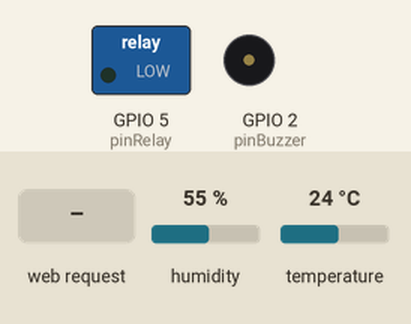
Simulated run of this sketch. Board: ESP32. Shown: switched loads named in the sketch (green lamp = pin HIGH), buzzer (waves = sounding, pin HIGH). Inputs (shaded band) come from the test bench; at power-on: humidity 55 %, temperature 24 °C. WiFi joins after 1.5 s; servers stay silent unless stated; what the sketch prints to the serial monitor is not drawn.

Above: at 2.7 s.
2.8 s: HTTP request GET /1/on received
At 3.7 s:
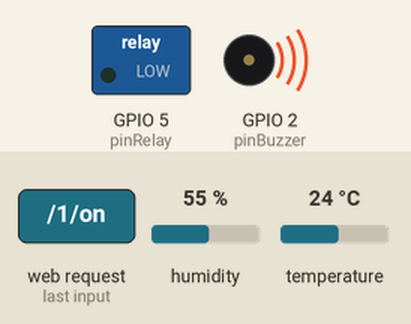
4.3 s: HTTP request GET /2/on received
At 5.3 s:
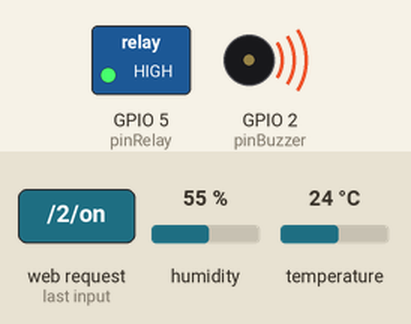
5.8 s: HTTP request GET /1/off received
At 7.0 s:
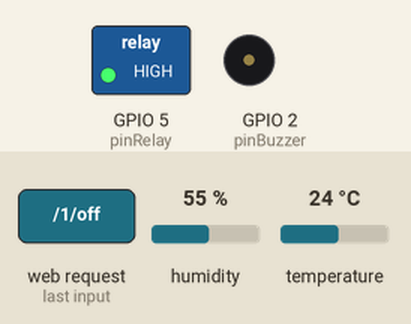
7.3 s: HTTP request GET /2/off received
At 7.6 s:
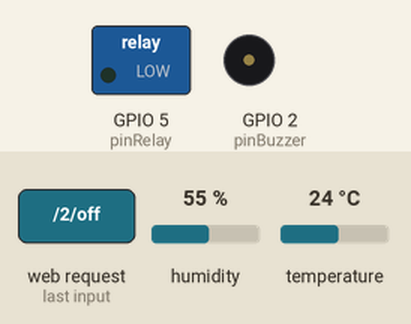
Timing chart, 0 to 9.8 s (numbered marks = the images above; inputs shaded):
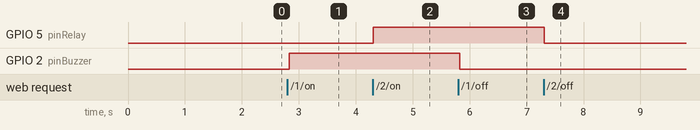

Measured:
- after the input at 2.8 s, GPIO 2 (pinBuzzer): LOW → HIGH at once
- after the input at 4.3 s, GPIO 5 (pinRelay): LOW → HIGH at once
- after the input at 5.8 s, GPIO 2 (pinBuzzer): HIGH → LOW at once
- after the input at 7.3 s, GPIO 5 (pinRelay): HIGH → LOW at once

The sketch:

WebServer.ino
```cpp
#include <WiFi.h>
#include <WiFiClient.h>
#include <DHT.h>

#define DHTPIN 4
#define DHTTYPE DHT11
DHT dht(DHTPIN, DHTTYPE);

float numTemperature;
float numHumidity;

//Replace with your network credentials.
const char* ssid = "HUAWEI";
const char* password = "sam6612599";

//Set web server port number to 80.
WiFiServer server(80);

//Variable to store the HTTP request.
String header;

//Auxiliar variables to store the current output state.
String output1State = "Off";
String output2State = "Off";

//Assign output variables to GPIO pins.
int pinBuzzer = 2;
int pinRelay = 5;

unsigned long currentTime = millis();
unsigned long previousTime = 0;
const long timeoutTime = 2000;
//************************************************************************************************************************
void setup() {
  Serial.begin(115200);
  pinMode(pinBuzzer, OUTPUT);
  pinMode(pinRelay, OUTPUT);
  digitalWrite(pinBuzzer, LOW);
  digitalWrite(pinRelay, LOW);

  Serial.print(">> Connecting to ");
  Serial.print(ssid);
  WiFi.begin(ssid, password);
  while (WiFi.status() != WL_CONNECTED) {
    delay(500);
    Serial.print(".");
  }
  Serial.println();
  Serial.println(">> WiFi is connected.");
  Serial.println(">> IP address: ");
  Serial.println(WiFi.localIP());
  server.begin();

  dht.begin();
}
//************************************************************************************************************************
void loop() {
  WiFiClient client = server.available();                                       //Listen for incoming clients.

  if (client)                                                                   //If a new client connects:
  {
    Serial.println("********************************************************************");
    Serial.println(">> New Client.");                                           //Print a message out in the serial port.
    String currentLine = "";                                                    //Make a String to hold incoming data from the client.
    currentTime = millis();
    previousTime = currentTime;

    numTemperature = dht.readTemperature();
    numHumidity = dht.readHumidity();

    while (client.connected() && currentTime - previousTime <= timeoutTime) {   //Loop while the client's connected.
      currentTime = millis();
      if (client.available()) {                                                 //If there's bytes to read from the client, read a byte, then print it out the serial monitor.

        char c = client.read();
        Serial.write(c);
        header += c;

        if (c == '\n') {                                                        //If the byte is a newline character.

          //If the current line is blank, you got two newline characters in a row
          //that's the end of the client HTTP request, so send a response:
          if (currentLine.length() == 0) {
            //HTTP headers always start with a response code (e.g. HTTP/1.1 200 OK)
            //and a content-type so the client knows what's coming, then a blank line:
            client.println("HTTP/1.1 200 OK");
            client.println("Content-type:text/html");
            client.println("Connection: close");
            client.println();

            //Turns the GPIOs On and Off.
            if (header.indexOf("GET /1/on") >= 0) {
              Serial.println("GPIO 1 On.");
              output1State = "On";
              digitalWrite(pinBuzzer, HIGH);
            } else if (header.indexOf("GET /1/off") >= 0) {
              Serial.println("GPIO 1 Off.");
              output1State = "Off";
              digitalWrite(pinBuzzer, LOW);
            } else if (header.indexOf("GET /2/on") >= 0) {
              Serial.println("GPIO 2 On.");
              output2State = "On";
              digitalWrite(pinRelay, HIGH);
            } else if (header.indexOf("GET /2/off") >= 0) {
              Serial.println("GPIO 2 Off.");
              output2State = "Off";
              digitalWrite(pinRelay, LOW);
            }

            //Display the HTML web page.
            client.println("<!DOCTYPE html><html>");
            client.println("<head><meta name=\"viewport\" content=\"width=device-width, initial-scale=1\">");
            client.println("<link rel=\"icon\" href=\"data:,\">");

            //CSS to style the on/off buttons.
            //Feel free to change the background-color and font-size attributes to fit your preferences.
            client.println("<style>html { font-family: Helvetica; display: inline-block; margin: 0px auto; text-align: center;}");
            client.println(".button { background-color: #195B6A; border: none; color: white; padding: 16px 40px;");
            client.println("text-decoration: none; font-size: 30px; margin: 2px; cursor: pointer;}");
            client.println(".button2 {background-color: #77878A;}</style></head>");

            //Web Page Heading.
            client.println("<body><h1>ESP32 Web Server</h1>");

            //Display Temperature & Humidity.

            client.println("<table border=\"2\" width=\"456\" cellpadding=\"10\" align=\"center\"><tbody><tr><td>");
            client.println("<h3>DHT11</h3>");
            client.println("<h3>Temperature = ");
            client.println(numTemperature);
            client.println("&deg;C</h3><h3>Humidity = ");
            client.println(numHumidity);
            client.println("% </h3></td></tr></tbody></table></body></html>");

            //Display current state, and ON/OFF buttons for GPIO 1.
            client.println("<p><h3>GPIO 1 - State " + output1State + "</h3></p>");
            //If the output1State is off, it displays the ON button.
            if (output1State == "Off") {
              client.println("<p><a href=\"/1/on\"><button class=\"button\">ON</button></a></p>");
            } else {
              client.println("<p><a href=\"/1/off\"><button class=\"button button2\">OFF</button></a></p>");
            }

            //Display current state, and ON/OFF buttons for GPIO 2.
            client.println("<p><h3>GPIO 2 - State " + output2State + "</h3></p>");
            //If the output2State is off, it displays the ON button.
            if (output2State == "Off") {
              client.println("<p><a href=\"/2/on\"><button class=\"button\">ON</button></a></p>");
            } else {
              client.println("<p><a href=\"/2/off\"><button class=\"button button2\">OFF</button></a></p>");
            }
            client.println("</body></html>");

            //The HTTP response ends with another blank line.
            client.println();
            //Break out of the while loop.
            break;
          } else { //If you got a newline, then clear currentLine.
            currentLine = "";
          }
        } else if (c != '\r') {            //If you got anything else but a carriage return character, add it to the end of the currentLine.

          currentLine += c;
        }
      }
    }

    //Clear the header variable.
    header = "";
    //Close the connection.
    client.stop();
    Serial.println(">> Client disconnected.");
    Serial.println("********************************************************************");

    Serial.println("");
  }
}
//************************************************************************************************************************
```
